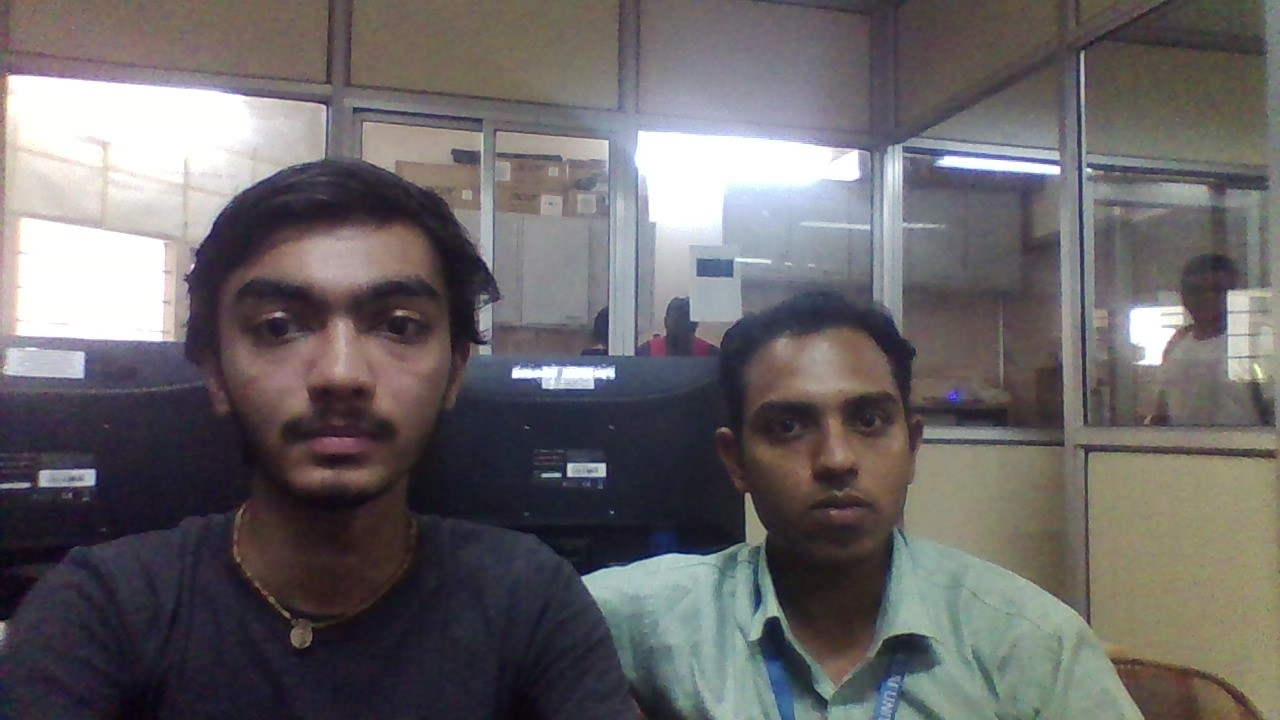
#> input picture sample_data/blur_to_hd/Code/1.jpg, 1280 x 720 px
$ python 'Image to Blur.py'
#> lines starting #> are read from the running program, lines starting #| are printed output that depends on the picture
import cv2
img = cv2.imread("1.jpg")
#> img is the input picture: shape (720, 1280, 3); mean B, G, R 103.9, 102.4, 106.1
#img = cv2.resize(img,(256,256))
blur = cv2.blur(img,(10,10))
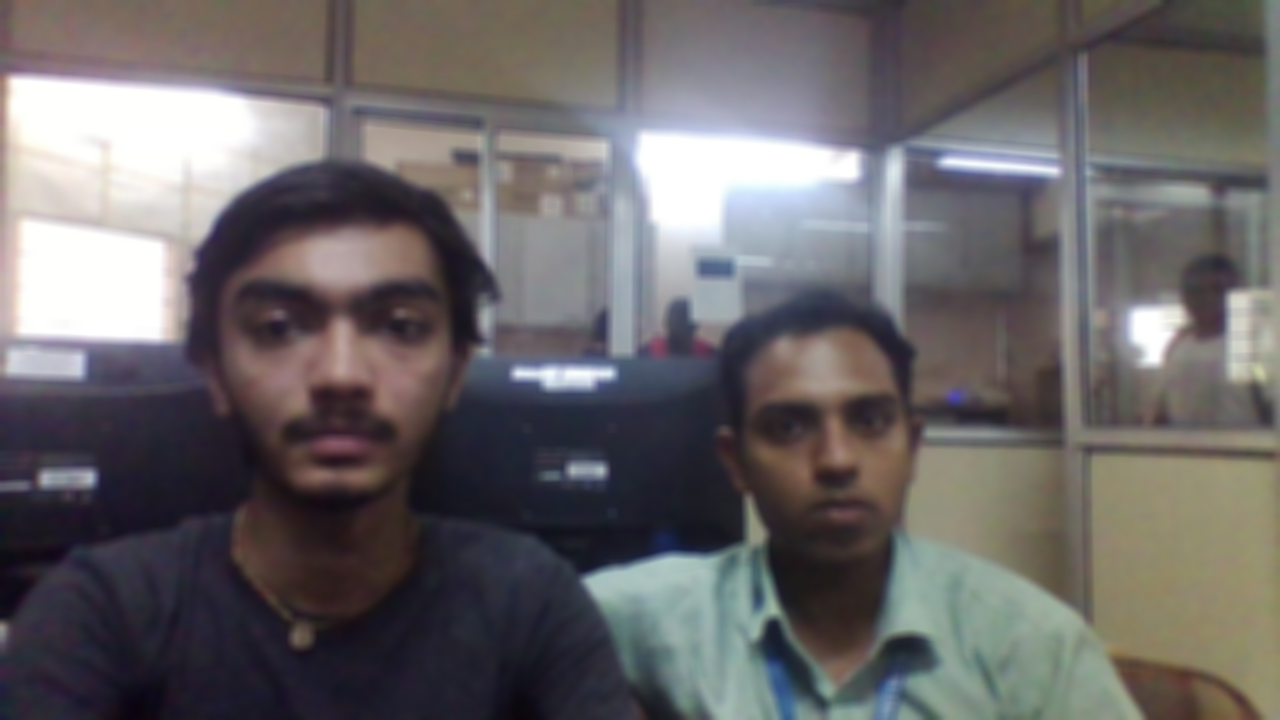
#> blur: shape (720, 1280, 3); mean B, G, R 103.9, 102.4, 106.1
cv2.imwrite("Blurred_Image.jpg",blur)
